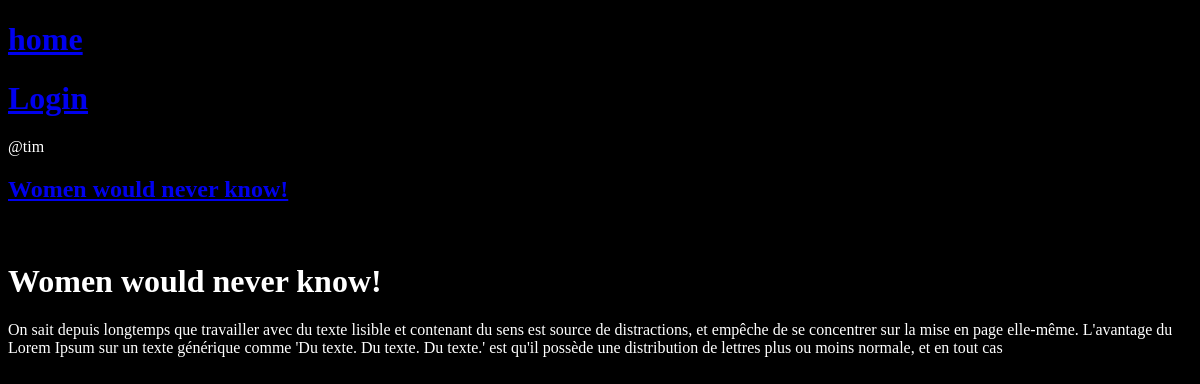
The page /post/fa890b4c-a906-4801-8b38-0fb293e29007/ on the database as committed earlier.
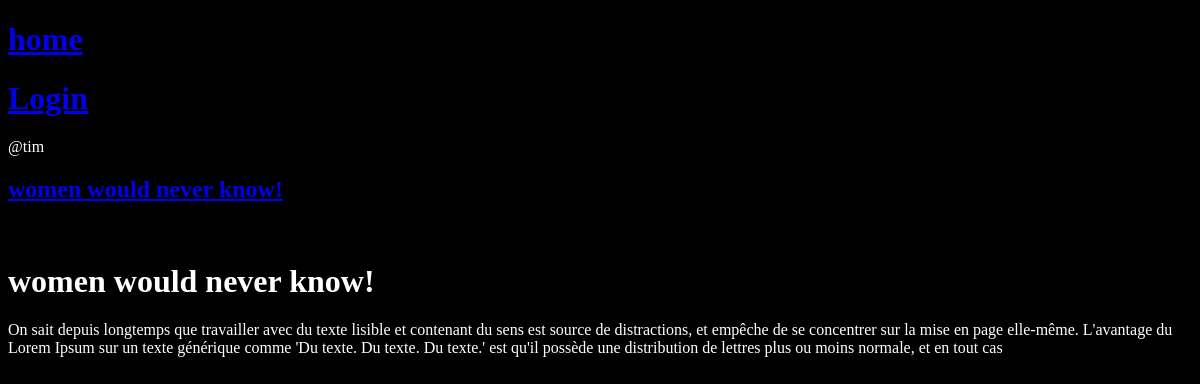
The same page on the database as committed later.
### ogambo/models.py (models this page shows, shortened)
class Post(models.Model):
    id = models.UUIDField(primary_key=True, default=uuid.uuid4, editable=False)
    user = models.ForeignKey(User, on_delete=models.SET_NULL, null=True)
    title = models.CharField(max_length=200)
    description = models.TextField(max_length=500, null=True, blank=True)
    tags = models.ManyToManyField(Tag, related_name='posts', blank=True)
    image = models.ImageField(upload_to='post_media/images/', null=True, blank=True)
    video = models.FileField(upload_to='post_media/videos/', null=True, blank=True)
    created = models.DateTimeField(auto_now_add=True)
    updated = models.DateTimeField(auto_now=True)
    class Meta:
        ordering = ['-updated', '-created']

### ogambo/views.py (the view)
# urls.py: path('post/<uuid:pk>/', views.post, name="post"),
def post(request, pk):
    post = Post.objects.get(id=pk)
    context = {'post' : post}
    return render(request, 'ogambo/post.html', context)

### ogambo/templates/ogambo/post.html (shortened to what this page needs)
{% extends 'main.html' %}
{% block content %}
<span>@{{post.user.username}}</span>
<h2><a href="{% url 'post' post.id %}">{{post.title}}</a></h2>
<h1>{{post.title}}</h1>
<p>{{post.description}}</p>
{% endblock content %}

Rows that differ between the two databases and show on the page:
changed Post "tim": title "Women would never know!" → "women would never know!"
